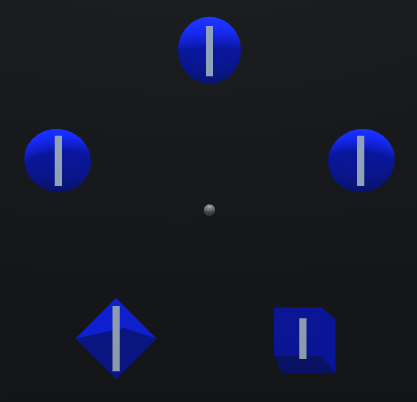
#> input picture ExampleOrientation.png, 417 x 402 px
$ python countingPixels.py ExampleOrientation.png
#> lines starting #> are read from the running program, lines starting #| are printed output that depends on the picture; after the words box and inside, x2 and y2 are one past the last pixel; in counts of white or black regions, pixels touching at a corner belong together
import cv2
import numpy as np
import sys

def main(argv=None):
    if argv is None:
        argv = sys.argv

    if len(argv) != 2:
        print('Usage: python countingPixels.py filename')
        return

    image = cv2.imread(argv[1])
#> image is the input picture: shape (402, 417, 3); mean B, G, R 41, 25.8, 22.7

    if (image is None):
        print(f'Error: Could not open or find the image {argv[1]}')

    find_blue_objects(image)

    return 0

def find_blue_objects(image):
    hsv = cv2.cvtColor(image, cv2.COLOR_BGR2HSV)
#> hsv: shape (402, 417, 3); mean H, S, V 109.4, 63.5, 41

    lower_blue = np.array([100,50,50])
    upper_blue = np.array([130,255,255])

    mask = cv2.inRange(hsv, lower_blue, upper_blue)
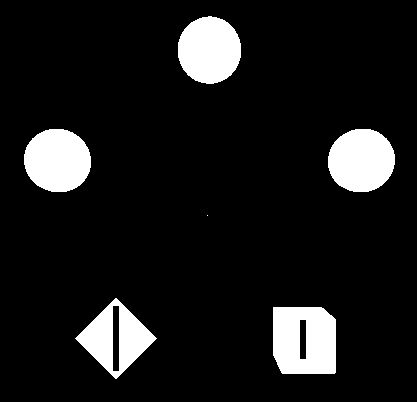
#> mask: shape (402, 417); 10.1% white; 6 white regions (1 under 20 px)

    # Find clumps of blue pixels
    contours, _ = cv2.findContours(mask, cv2.RETR_TREE, cv2.CHAIN_APPROX_SIMPLE)
#> contours = 8 contours, 1 with area under 20; largest, box (x1, y1, x2, y2) and area: (273, 307, 336, 374) 3930, (75, 298, 157, 379) 3280, (328, 129, 395, 192) 3269, (178, 16, 241, 84) 3269, (24, 129, 91, 192) 3268, (112, 305, 120, 372) 460, (299, 319, 307, 360) 278

    object_sizes = {}

    # Draw the contours and image
    for i, contour in enumerate(contours):
        area = cv2.contourArea(contour)
        object_sizes[i] = area

        cv2.drawContours(image, [contour], -1, (0, 255, 0), 2)
#> this loop made 8 passes
#> area on passes 1, 2, 3, 4, 6, 7, 8: 3930, 278, 3280, 460, 3269, 3268, 3269
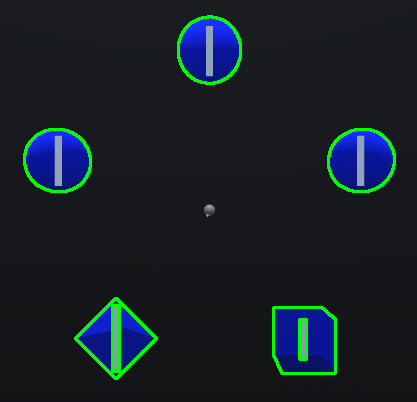
#> image: shape (402, 417, 3); 2.6% of pixels changed, all inside (x1, y1, x2, y2) = (23, 15, 396, 380)
#> after the loop, object_sizes = {0: 3930, 1: 278, 2: 3280, 3: 460, 4: 0, 5: 3269, 6: 3268, 7: 3269}

    cv2.imshow('Image', image)
    cv2.waitKey(0)
    cv2.destroyAllWindows()

    for i in object_sizes:
        print(f'Object {i} has size {object_sizes[i]}')
#> this loop made 8 passes
#| Object 0 has size 3930.0
#| Object 1 has size 278.0
#| Object 2 has size 3280.0
#| Object 3 has size 460.0
#| Object 4 has size 0.0
#| Object 5 has size 3269.0
#| Object 6 has size 3268.0
#| Object 7 has size 3269.0


if __name__ == "__main__":
    sys.exit(main(sys.argv))
#> (the program exits here)

$ run again, on Geometric.png
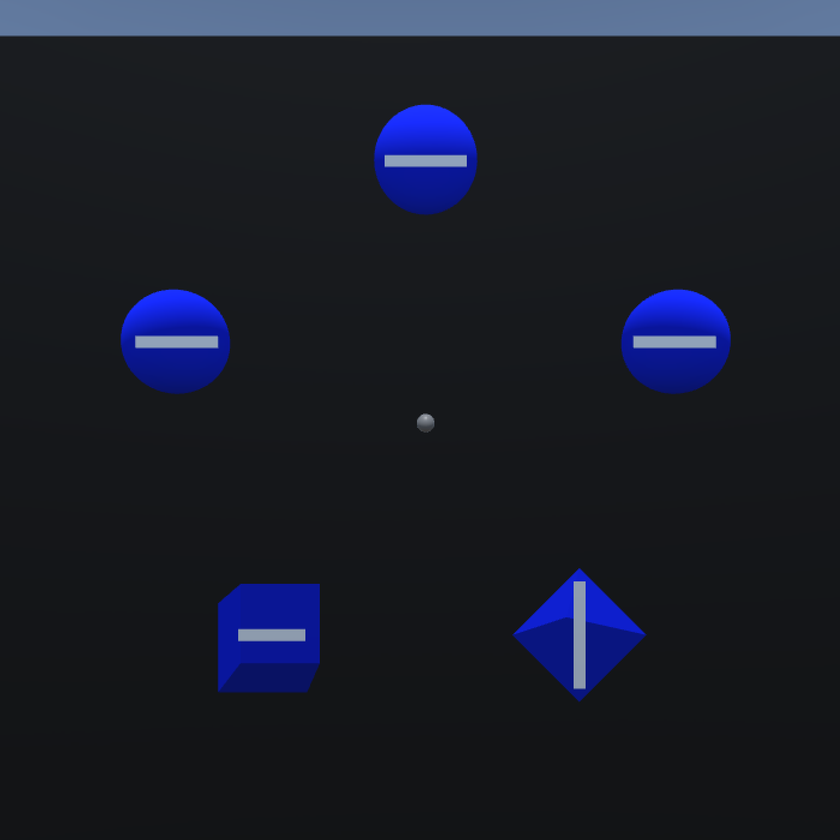
#> input picture Geometric.png, 840 x 840 px, shrunk from 1400 x 1400 before the run
#> in main, image is the input picture: shape (840, 840, 3); mean B, G, R 41.2, 28.9, 25.4
#> hsv: shape (840, 840, 3); mean H, S, V 109, 58.5, 41.2
#> in find_blue_objects, `mask = cv2.inRange(hsv, lower_blue, upper_blue)`:
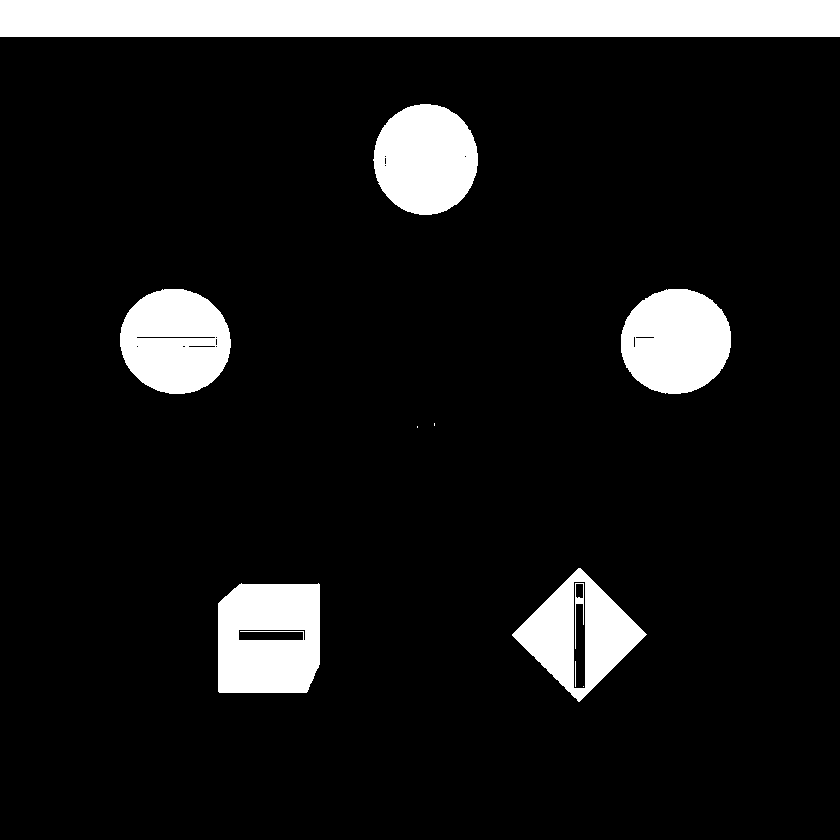
#> mask: shape (840, 840); 10.9% white; 11 white regions (3 under 20 px)
#> contours = 27 contours, 13 with area under 20; largest, box (x1, y1, x2, y2) and area: (0, 0, 840, 37) 30204, (218, 583, 320, 693) 10528, (512, 568, 647, 702) 9024, (120, 289, 231, 394) 8994, (621, 289, 731, 394) 8986
#> the loop in find_blue_objects, `for i, contour in enumerate(contours):` made 27 passes
#> area on passes 1, 2, 3, 4, 7, 8, 11, 12: 10528.5, 733.5, 9023.5, 1282, 161, 114.5, 8986, 36
#> after the loop in find_blue_objects, `for i, contour in enumerate(contours):`:
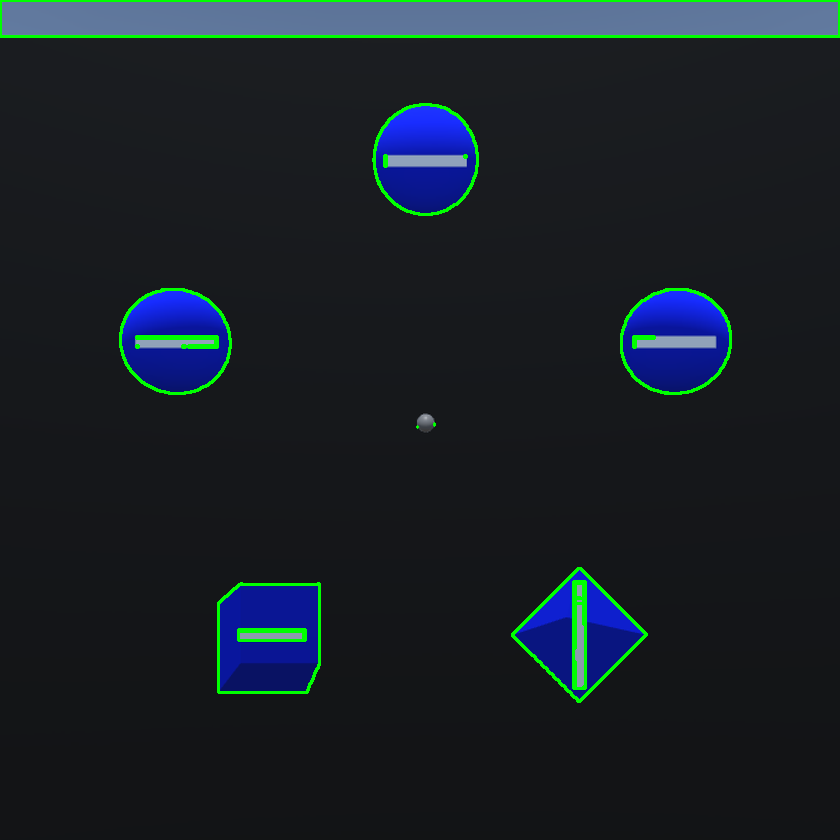
#> image: shape (840, 840, 3); 1.83% of pixels changed, all inside (x1, y1, x2, y2) = (0, 0, 840, 703)
#> after the loop in find_blue_objects, `for i, contour in enumerate(contours):`: object_sizes = 27 items
#> the loop in find_blue_objects, `for i in object_sizes:` made 27 passes
#| Object 0 has size 10528.5
#| Object 1 has size 733.5
#| Object 2 has size 9023.5
#| Object 3 has size 1282.0
#| Object 4 has size 0.0
#> (further printed lines are left out)
